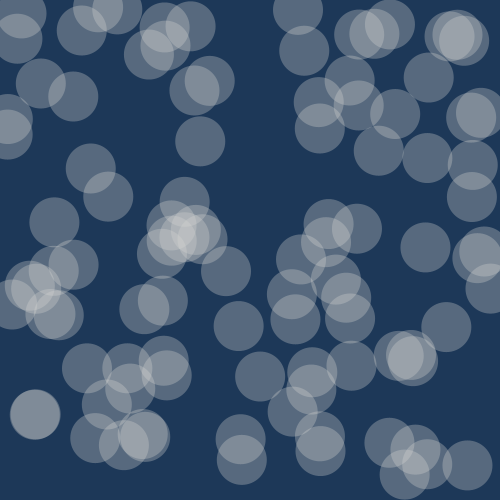
Frame 1 (no input)
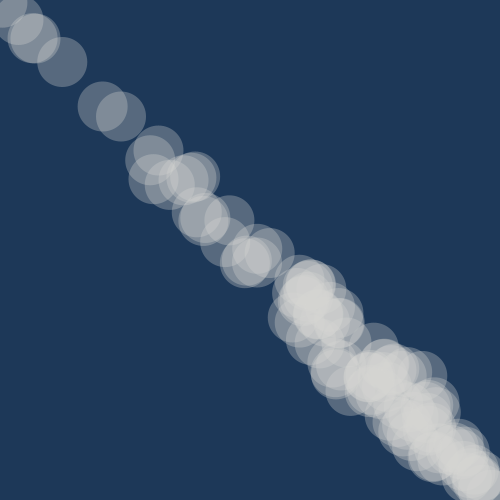
Frame 60 (the mouse pressed at the canvas centre just before this capture)
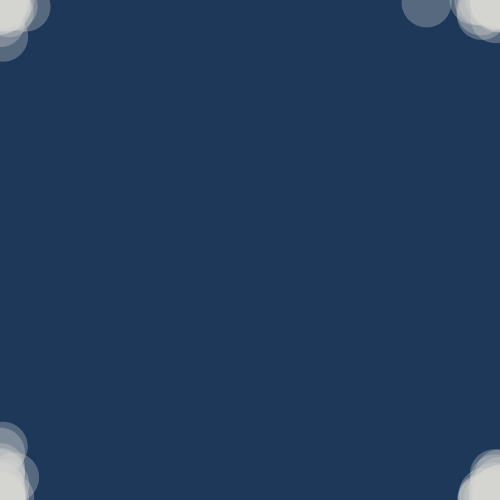
Frame 120 (the mouse held since frame 60 and released just before this capture)

The Processing sketch that drew these frames (run headless with seeded random() and noise(); from frame 60 on, the mouse is pressed at the canvas centre):

// Processing sketch: processing_106011
// ── processing_106011.pde

// assign the DART array as a new array of DARTS
Dart[] darts = new Dart[100];
float heliumCounter = 0;
float gravityCounter = 0;
float leftWindCounter = 0;
float rightWindCounter = 0;
//Dart[] darts = new Dart[1000];

//PVector wind = new PVector(random(5),random(5));



void setup() {
  //size(displayWidth, displayHeight);
  size(500,500);
  background(0);
  //fillllll that array
  for (int i =0; i<darts.length; i++) {
   darts[i] = new Dart(); 
  }
}

void draw() {
  background(29, 56, 88);
  
  if (keyPressed == true) {
    if (key == 'i' || key == 'I') {
      heliumCounter += 0.1;
    } else if (key == 'k' || key == 'K') {
      gravityCounter +=0.1;
    }else if(key == 'j' || key == 'J') {
      leftWindCounter +=0.1;
    }else if(key == 'l' || key =='L') {
      rightWindCounter +=0.1;
    }else if(key == 'c' || key =='C'){
      heliumCounter = 0;
      gravityCounter =0;
      leftWindCounter =0;
      rightWindCounter =0;
    }
    
  } 
  
  if(heliumCounter >= 5) {
    heliumCounter = 0;
  }
  if(gravityCounter >= 5) {
    heliumCounter = 0;
  }
  if(leftWindCounter >= 5) {
    heliumCounter = 0;
  }
  if(rightWindCounter >= 5) {
    heliumCounter = 0;
  }
  
  PVector helium = new PVector(0,(-1*heliumCounter));
  PVector gravity = new PVector(0,(gravityCounter));
  PVector leftWind = new PVector((-1*leftWindCounter),0);
  PVector rightWind = new PVector((rightWindCounter),0);
  
  // call the dart functions for each dart in the array
  for (int i = 0; i< darts.length; i++) {
    
    darts[i].applyForce(helium);
    darts[i].applyForce(gravity);
    darts[i].applyForce(leftWind);
    darts[i].applyForce(rightWind);
    darts[i].update();
    darts[i].checkEdges();
    darts[i].display();
  }
  
}

class Dart {
  PVector location;
  PVector velocity;
  PVector acceleration;
  float topspeed;
 
 Dart(){
  location = new PVector(random(width), random(height));
  velocity = new PVector(0,0);
  acceleration = new PVector(0,0);
  //assign topspeed so shit don't go crazy fast
  topspeed = 10;
  
 } 
 
  void applyForce(PVector force) {
   acceleration.add(force);
 }
 
 
 void update() {
  PVector mouse = new PVector(mouseX, mouseY);
  //calculate a vector that points from the object to the target location... IE work out direction
  //Have to use a static ref. to create a new vector with sub.answer
  PVector direction = PVector.sub(mouse,location);
  
  // REPEL WHEN MOUSE PRESSED
  if(mousePressed == true) {
    direction.x = direction.x*-1;
    direction.y = direction.y*-1;
  } else{
    direction.x = direction.x;
    direction.y = direction.y;
  }
  
  //to set magnitude we need to normalize IE shrink vector down to it's unit vector (Length of one)
  //so that we have a vector that tells u it's direction and can be scaled easily by multiplication. 1 x anything = anything!
  direction.normalize();
  // scaling/multiplying by a value
  direction.mult(random(0,5));
  //assign this new value to acceleration to make it go go go
  acceleration.add(direction);
  
  //speed at which to move
  velocity.add(acceleration);
  //don't move it too fast
  velocity.limit(topspeed);
  //move it biatch
  location.add(velocity);
  //clear out force
  acceleration.mult(0);
  
 
 }
 

 
 void display(){
   noStroke();
   fill(214,214,209, 80);
   ellipse(location.x, location.y, 50,50);
   //rect(location.x, location.y, 80, 80);
 }
 
 void checkEdges() {
  if (location.x > width){
     location.x = 0;
  }else if(location.x < 0){
     location.x = width;
  }
 if (location.y > height){
     location.y = 0;
  }else if(location.y < 0){
     location.y = height;
  } 
 }
 
  
}
